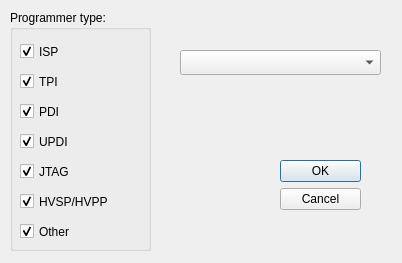
<?xml version="1.0" encoding="UTF-8"?>
<ui version="4.0">
 <class>PgmSelect</class>
 <widget class="QDialog" name="PgmSelect">
  <property name="geometry">
   <rect>
    <x>0</x>
    <y>0</y>
    <width>402</width>
    <height>263</height>
   </rect>
  </property>
  <property name="windowTitle">
   <string>Programmer selection</string>
  </property>
  <widget class="QDialogButtonBox" name="buttonBox">
   <property name="geometry">
    <rect>
     <x>280</x>
     <y>160</y>
     <width>81</width>
     <height>61</height>
    </rect>
   </property>
   <property name="orientation">
    <enum>Qt::Vertical</enum>
   </property>
   <property name="standardButtons">
    <set>QDialogButtonBox::Cancel|QDialogButtonBox::Ok</set>
   </property>
  </widget>
  <widget class="QGroupBox" name="groupBox">
   <property name="geometry">
    <rect>
     <x>10</x>
     <y>10</y>
     <width>141</width>
     <height>241</height>
    </rect>
   </property>
   <property name="title">
    <string>Programmer type:</string>
   </property>
   <widget class="QCheckBox" name="isp">
    <property name="geometry">
     <rect>
      <x>10</x>
      <y>30</y>
      <width>92</width>
      <height>23</height>
     </rect>
    </property>
    <property name="text">
     <string>ISP</string>
    </property>
    <property name="checked">
     <bool>true</bool>
    </property>
   </widget>
   <widget class="QCheckBox" name="tpi">
    <property name="geometry">
     <rect>
      <x>10</x>
      <y>60</y>
      <width>92</width>
      <height>23</height>
     </rect>
    </property>
    <property name="text">
     <string>TPI</string>
    </property>
    <property name="checked">
     <bool>true</bool>
    </property>
   </widget>
   <widget class="QCheckBox" name="pdi">
    <property name="geometry">
     <rect>
      <x>10</x>
      <y>90</y>
      <width>92</width>
      <height>23</height>
     </rect>
    </property>
    <property name="text">
     <string>PDI</string>
    </property>
    <property name="checked">
     <bool>true</bool>
    </property>
   </widget>
   <widget class="QCheckBox" name="updi">
    <property name="geometry">
     <rect>
      <x>10</x>
      <y>120</y>
      <width>92</width>
      <height>23</height>
     </rect>
    </property>
    <property name="text">
     <string>UPDI</string>
    </property>
    <property name="checked">
     <bool>true</bool>
    </property>
   </widget>
   <widget class="QCheckBox" name="hv">
    <property name="geometry">
     <rect>
      <x>10</x>
      <y>180</y>
      <width>111</width>
      <height>23</height>
     </rect>
    </property>
    <property name="text">
     <string>HVSP/HVPP</string>
    </property>
    <property name="checked">
     <bool>true</bool>
    </property>
   </widget>
   <widget class="QCheckBox" name="other">
    <property name="geometry">
     <rect>
      <x>10</x>
      <y>210</y>
      <width>92</width>
      <height>23</height>
     </rect>
    </property>
    <property name="text">
     <string>Other</string>
    </property>
    <property name="checked">
     <bool>true</bool>
    </property>
   </widget>
   <widget class="QCheckBox" name="jtag">
    <property name="geometry">
     <rect>
      <x>10</x>
      <y>150</y>
      <width>92</width>
      <height>23</height>
     </rect>
    </property>
    <property name="text">
     <string>JTAG</string>
    </property>
    <property name="checked">
     <bool>true</bool>
    </property>
   </widget>
  </widget>
  <widget class="QComboBox" name="programmers">
   <property name="geometry">
    <rect>
     <x>180</x>
     <y>50</y>
     <width>201</width>
     <height>25</height>
    </rect>
   </property>
  </widget>
 </widget>
 <resources/>
 <connections>
  <connection>
   <sender>buttonBox</sender>
   <signal>accepted()</signal>
   <receiver>PgmSelect</receiver>
   <slot>accept()</slot>
   <hints>
    <hint type="sourcelabel">
     <x>248</x>
     <y>254</y>
    </hint>
    <hint type="destinationlabel">
     <x>157</x>
     <y>274</y>
    </hint>
   </hints>
  </connection>
  <connection>
   <sender>buttonBox</sender>
   <signal>rejected()</signal>
   <receiver>PgmSelect</receiver>
   <slot>reject()</slot>
   <hints>
    <hint type="sourcelabel">
     <x>316</x>
     <y>260</y>
    </hint>
    <hint type="destinationlabel">
     <x>286</x>
     <y>274</y>
    </hint>
   </hints>
  </connection>
 </connections>
</ui>
